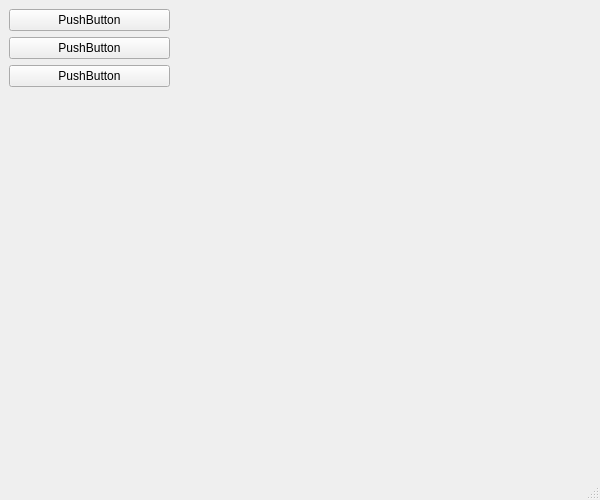
<?xml version="1.0" encoding="UTF-8"?>
<ui version="4.0">
 <class>MainWindow</class>
 <widget class="QMainWindow" name="MainWindow">
  <property name="geometry">
   <rect>
    <x>0</x>
    <y>0</y>
    <width>600</width>
    <height>500</height>
   </rect>
  </property>
  <property name="windowTitle">
   <string>MainWindow</string>
  </property>
  <widget class="QWidget" name="centralwidget">
   <widget class="QWidget" name="verticalLayoutWidget">
    <property name="geometry">
     <rect>
      <x>9</x>
      <y>9</y>
      <width>161</width>
      <height>431</height>
     </rect>
    </property>
    <layout class="QVBoxLayout" name="verticalLayout_4">
     <item>
      <widget class="QPushButton" name="pushButton_3">
       <property name="text">
        <string>PushButton</string>
       </property>
      </widget>
     </item>
     <item>
      <widget class="QPushButton" name="pushButton_2">
       <property name="text">
        <string>PushButton</string>
       </property>
      </widget>
     </item>
     <item>
      <widget class="QPushButton" name="pushButton">
       <property name="text">
        <string>PushButton</string>
       </property>
      </widget>
     </item>
     <item>
      <spacer name="verticalSpacer">
       <property name="orientation">
        <enum>Qt::Vertical</enum>
       </property>
       <property name="sizeHint" stdset="0">
        <size>
         <width>20</width>
         <height>40</height>
        </size>
       </property>
      </spacer>
     </item>
    </layout>
   </widget>
   <widget class="QFrame" name="verticalFrame_2">
    <property name="geometry">
     <rect>
      <x>179</x>
      <y>9</y>
      <width>411</width>
      <height>431</height>
     </rect>
    </property>
    <layout class="QVBoxLayout" name="verticalLayout_5"/>
   </widget>
  </widget>
  <widget class="QMenuBar" name="menubar">
   <property name="geometry">
    <rect>
     <x>0</x>
     <y>0</y>
     <width>600</width>
     <height>30</height>
    </rect>
   </property>
  </widget>
  <widget class="QStatusBar" name="statusbar"/>
 </widget>
 <resources/>
 <connections/>
</ui>
